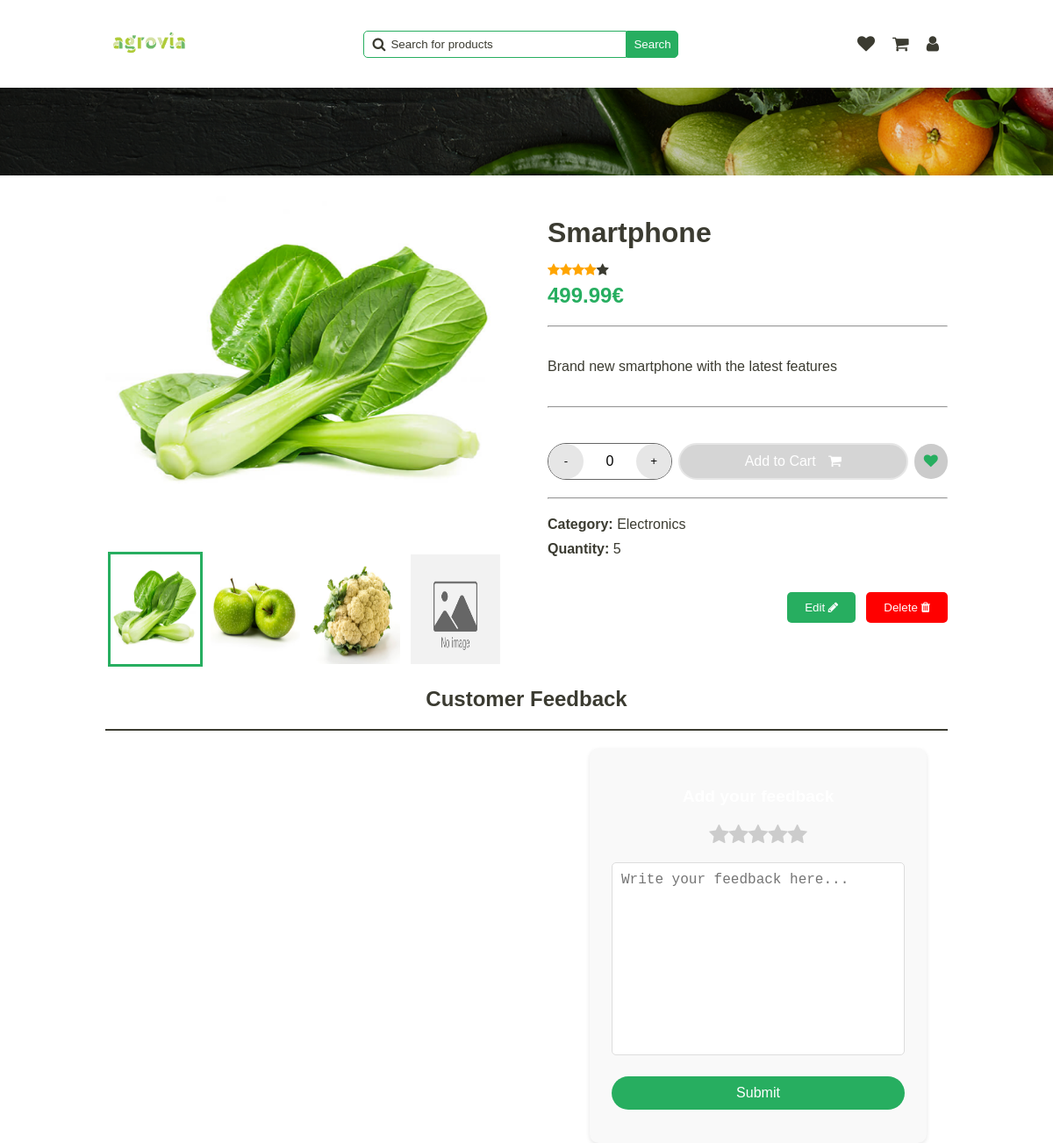
Screenshot of /pages/announce-view.php?id=1 (signed in) with the database file from the repository.
### tables this page shows
CREATE TABLE Announce (
  id INTEGER PRIMARY KEY,
  id_category INTEGER,
  image TEXT,
  title TEXT,
  description TEXT,
  price FLOAT,
  quantity INTEGER,
  rating INTEGER,
  out_of_stock BOOLEAN,
  FOREIGN KEY (id_category) REFERENCES Category(id)
);

CREATE TABLE Category (
  id INTEGER PRIMARY KEY,
  name TEXT
);

### pages/announce-view.php (the view, shortened to what this page needs)
<!DOCTYPE html>
<html lang="en">
<head>
    <link rel="stylesheet" href="../../styles/announce.css" onload="load_theme()">
    <link rel="stylesheet" href="../../styles/main-header.css">
    <link rel="stylesheet" href="../styles/confirm-modal.css">
    <link rel="stylesheet" href="../styles/alert.css">
    <link rel="stylesheet" href="https://cdnjs.cloudflare.com/ajax/libs/font-awesome/4.7.0/css/font-awesome.min.css">
</head>
<body>
    <header>
        <a href="../pages/home.php"><img src="../../assets/logo/agrovia-green.png" alt="logo"></a>
        <div class="search-bar">
            <span>
                <i class="fa fa-search"></i>
                <input type="text" name="search" id="search" placeholder="Search for products"
                    onkeydown="if(event.keyCode === 13) search()">
            </span>
            <button onclick="search()">Search</button>
        </div>
        <div class="user">
            <a href="../../pages/user/wishlist.html">
                <i class="fa fa-heart"></i>
            </a>
            <a href="../../pages/user/cart.html">
                <i class="fa fa-shopping-cart"></i>
            </a>
            <a href="../pages/dashboard.php">
                <i class="fa fa-user"></i>
            </a>
        </div>
    </header>
    <div class="separator-background"></div>
    <div class="main-container">
        <?php
        require "../php/announce.php";
        $announce = get_announce_by_id($_GET['id']);
        $category = get_announce_category($_GET['id']);
        $is_in_wishlist = is_announce_in_wish_list($_GET['id']);
        $is_in_cart = is_announce_in_cart($_GET['id']);
        $is_user_owner = is_announce_owned_by_user($_GET['id'], $_SESSION['user_id']);
        ?>
        <section class="gallery">
        </section>
        <section class="quick-view" id="my-announce-quick-view">
            <div class="main-infos">
                <h1 class="title"><?php echo $announce['title'] ?></h1>
                <div class="rating"><?php echo generate_star($announce['rating']) ?></div>
                <div class="price"><?php echo $announce['price'] ?>€</div>
            </div>
            <hr>
            <div class="description">
                <p><?php echo $announce['description'] ?></p>
            </div>
            <hr>
            <div class="actions">
                <div class="manage-quantity">
                    <button class="increment" onclick="decrement_quantity()">-</button>
                    <span id="count">0</span>
                    <button class="decrement"
                        onclick="increment_quantity(<?php echo $announce['quantity'] ?>)">+</button>
                </div>
                <button class="cart" id="button-cart-id" style="<?php if ($is_in_cart)
                    echo "background-color: rgba(45, 45, 45, 0.20); border: 2px solid var(--light-stroke); " ?>"
                        onclick="add_cart_item_by_id(<?php echo $_GET['id'] ?>)">
                    Add to Cart
                    <i class="fa fa-shopping-cart"></i>
                </button>
                <button class="wish" onclick="add_wishlist_item(<?php echo $_GET['id'] ?>)">
                    <i class="fa fa-heart" id="<?php echo $_GET['id'] ?>-wish-icon" style="<?php if ($is_in_wishlist)
                           echo "color: var(--secondary);" ?>">
                        </i>
                    </button>
                </div>
                <hr>
                <div class="category">
                    <span>
                        <strong>Category:</strong>
                    <?php echo "<span>" . $category['name'] . "</span>" ?>
                </span>
                <span>
                    <strong>Quantity:</strong>
                    <?php echo "<span class='quantity'>" . $announce['quantity'] . "</span>" ?>
                </span>
            </div>
            <div class="admin-action">
                <?php
                if (isset($_SESSION['user_id']) && $is_user_owner) {
                    echo '<button class="edit" onclick="open_edit_announce_modal(
                        ' . $announce['id'] . ',
                        \'' . $announce['title'] . '\',
                        \'' . $announce['description'] . '\',
                        ' . $announce['price'] . ',
                        ' . $announce['quantity'] . ')">
                        Edit
                        <i class="fa fa-pencil"></i>
                    </button>';
                }
                if ($is_user_owner || $_SESSION['is_admin']) {
                    echo '<button class="delete" onclick="delete_announce(' . $announce['id'] . ')">
                        Delete
                        <i class="fa fa-trash"></i>
                    </button>';
                }
                ?>
            </div>
        </section>
    </div>
    <h2 class="title-feedback">Customer Feedback</h2>
    <hr class="feedback-separator">
    <div class="customer-feedback">
        <section class="feedback-section">
        </section>
        <section class="add-feedback">
            <h3>Add your feedback</h3>
            <div class="rating-stars">
                <i class='fa fa-star'></i>
                <i class='fa fa-star'></i>
                <i class='fa fa-star'></i>
                <i class='fa fa-star'></i>
                <i class='fa fa-star'></i>
            </div>
            <textarea name="feedback" id="feedback" cols="30" rows="10"
                placeholder="Write your feedback here..."></textarea>
            <button onclick="submit_feedback()">Submit</button>
        </section>
    </div>
</body>
</html>

### styles/announce.css (style rules this page uses)
.main-container { display: flex; margin-top: 120px; width: 100%; justify-content: flex-start; }
img { max-width: 100%; vertical-align: top; }
.gallery { display: flex; width: 50%; position: relative; justify-content: center; }
@media screen and (min-width: 600px) { .gallery { padding-top: 400px; } }
.quick-view { margin-left: 5%; width: 50%; display: flex; flex-direction: column; }
.quick-view .main-infos { display: flex; flex-direction: column; }
.quick-view .main-infos h1 { font-size: 2rem; margin-bottom: 15px; }
.quick-view hr { margin: 20px 0; width: 100%; color: var(--text); }
.quick-view .price { font-size: 1.5rem; font-weight: 700; color: var(--secondary); }
.quick-view .actions { display: flex; justify-content: space-between; margin-top: 20px; align-items: center; }
.quick-view .category { display: flex; flex-direction: column; }
.quick-view .category span { font-size: 1rem; margin-bottom: 5px; }
.quick-view .category span:last-child { margin-bottom: 0; margin-top: 5px; }
.quick-view .actions .manage-quantity { display: flex; align-items: center; justify-content: space-between; background-color: var(--white); border-radius: 35px; width: 150px; border: 1px solid var(--gray); }
.quick-view .actions .manage-quantity button { padding: 12px; width: 40px; height: 40px; border-radius: 50%; border: none; cursor: pointer; background-color: var(--light-stroke); }
.quick-view .actions .manage-quantity span { width: 25px; text-align: center; border: none; background-color: transparent; color: black; }
.quick-view .actions .cart { background-color: var(--secondary); color: var(--white); padding: 10px 20px; border-radius: 35px; width: 60%; border: none; cursor: pointer; font-size: 1rem; margin: 0 7px; }
.quick-view .actions .cart i { margin-left: 10px; }
.quick-view .actions .wish { background-color: rgb(203, 203, 203); color: var(--white); border-radius: 35px; width: 40px; height: 40px; border: none; cursor: pointer; font-size: 1rem; }
.quick-view .admin-action { display: flex; justify-content: flex-end; margin-top: 40px; }
.quick-view .admin-action button { padding: 10px 20px; border-radius: 5px; border: none; cursor: pointer; }
.quick-view .admin-action button.edit { background-color: var(--secondary); color: var(--white); }
.quick-view .admin-action button.delete { background-color: var(--error); color: var(--white); margin-left: 12px; }
.customer-feedback { display: flex; margin-top: 20px; width: 100%; }
h2.title-feedback { text-align: center; }
hr.feedback-separator { width: 100%; border: 1px solid var(--text); }
.customer-feedback .feedback-section { display: flex; flex-direction: column; margin-top: 20px; width: 55%; }
.customer-feedback .add-feedback { width: 40%; height: 450px; margin: 0 auto; padding: 25px; background-color: #f9f9f9; border-radius: 10px; box-shadow: 0 2px 5px rgba(0, 0, 0, 0.1); position: sticky; z-index: 1000; top: 25%; }
.customer-feedback .add-feedback h3 { text-align: center; font-size: 1.2rem; margin-bottom: 20px; color: var(--primary); }
.customer-feedback .add-feedback textarea { width: 100%; height: 55%; padding: 10px; font-size: 1rem; border: 1px solid #ddd; resize: none; border-radius: 5px; margin-bottom: 20px; }
.customer-feedback .add-feedback button { padding: 10px 20px; font-size: 1rem; background-color: var(--secondary); color: white; border: none; border-radius: 50px; cursor: pointer; transition: background-color 0.3s ease; width: 100%; }
.customer-feedback .add-feedback .rating-stars { display: flex; justify-content: center; margin-bottom: 20px; }
.customer-feedback .add-feedback .rating-stars .fa-star { font-size: 1.5rem; color: #ccc; transition: color 0.3s ease; cursor: pointer; }

### rows the page displays
announce: title "Smartphone", rating 4 (drawn), price "499.99", description "Brand new smartphone with the latest features", quantity "5"
category: name "Electronics"
